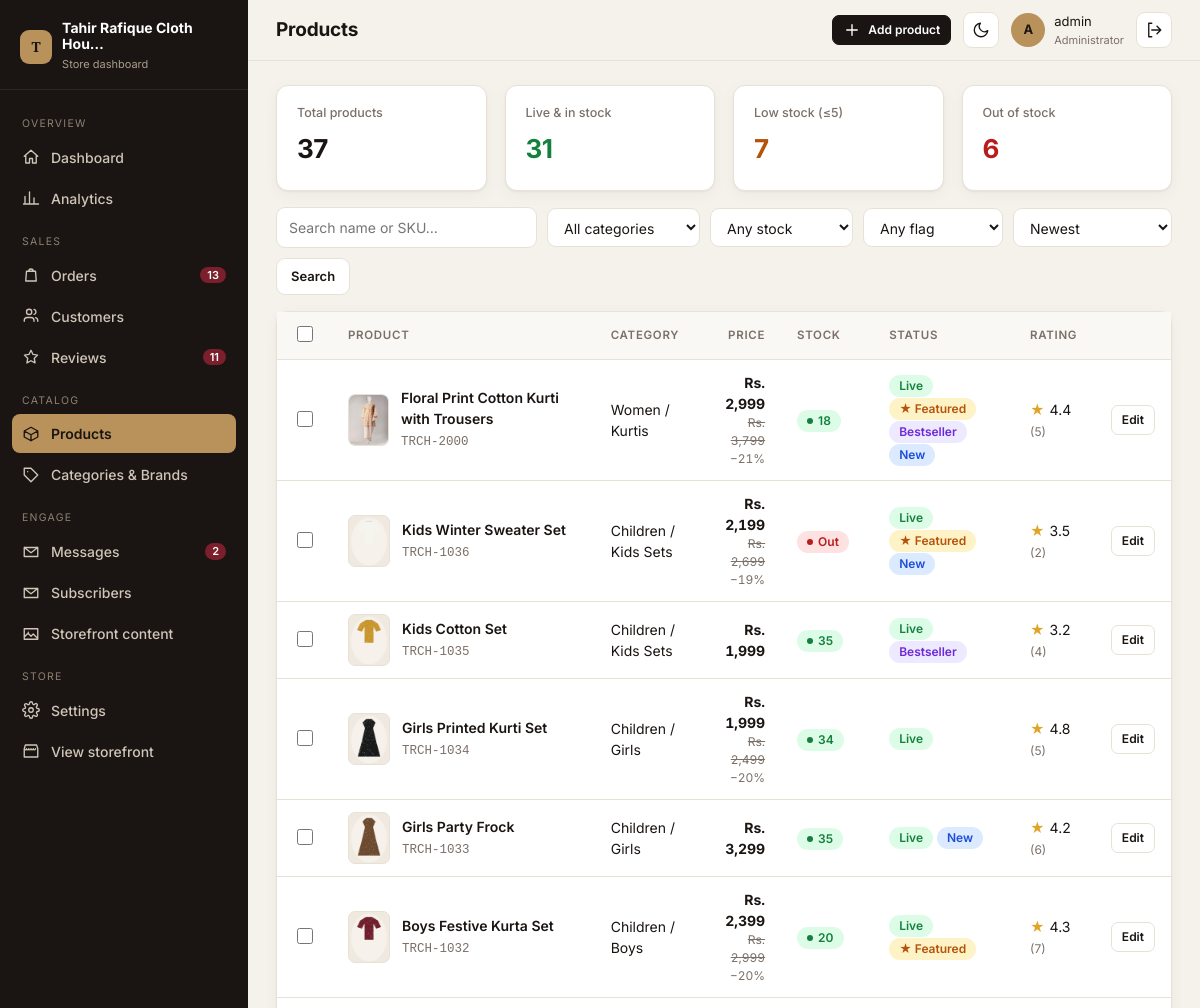
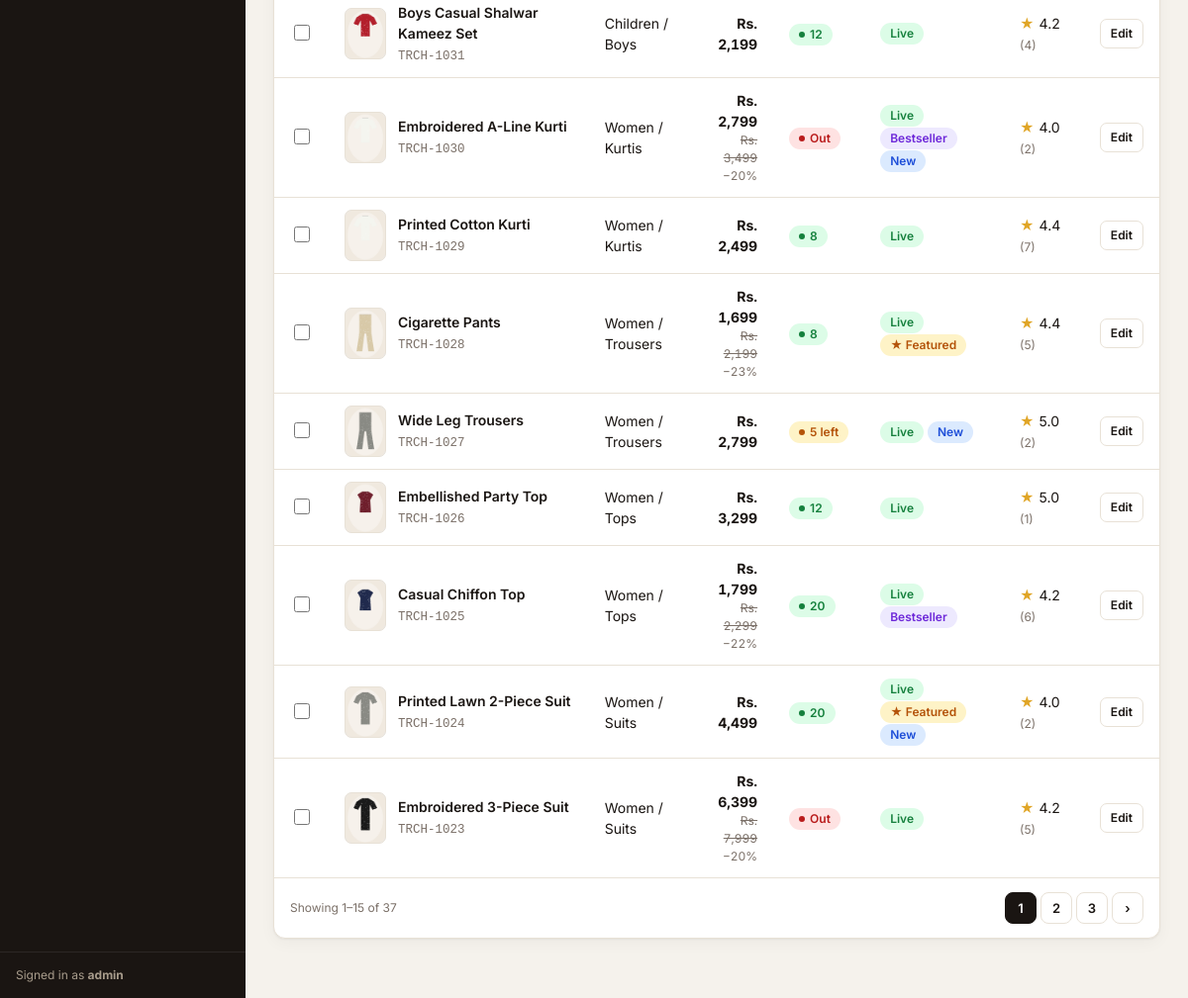
Page /dashboard/products/ (signed in) on the earlier database version (2 pictures, top to bottom).
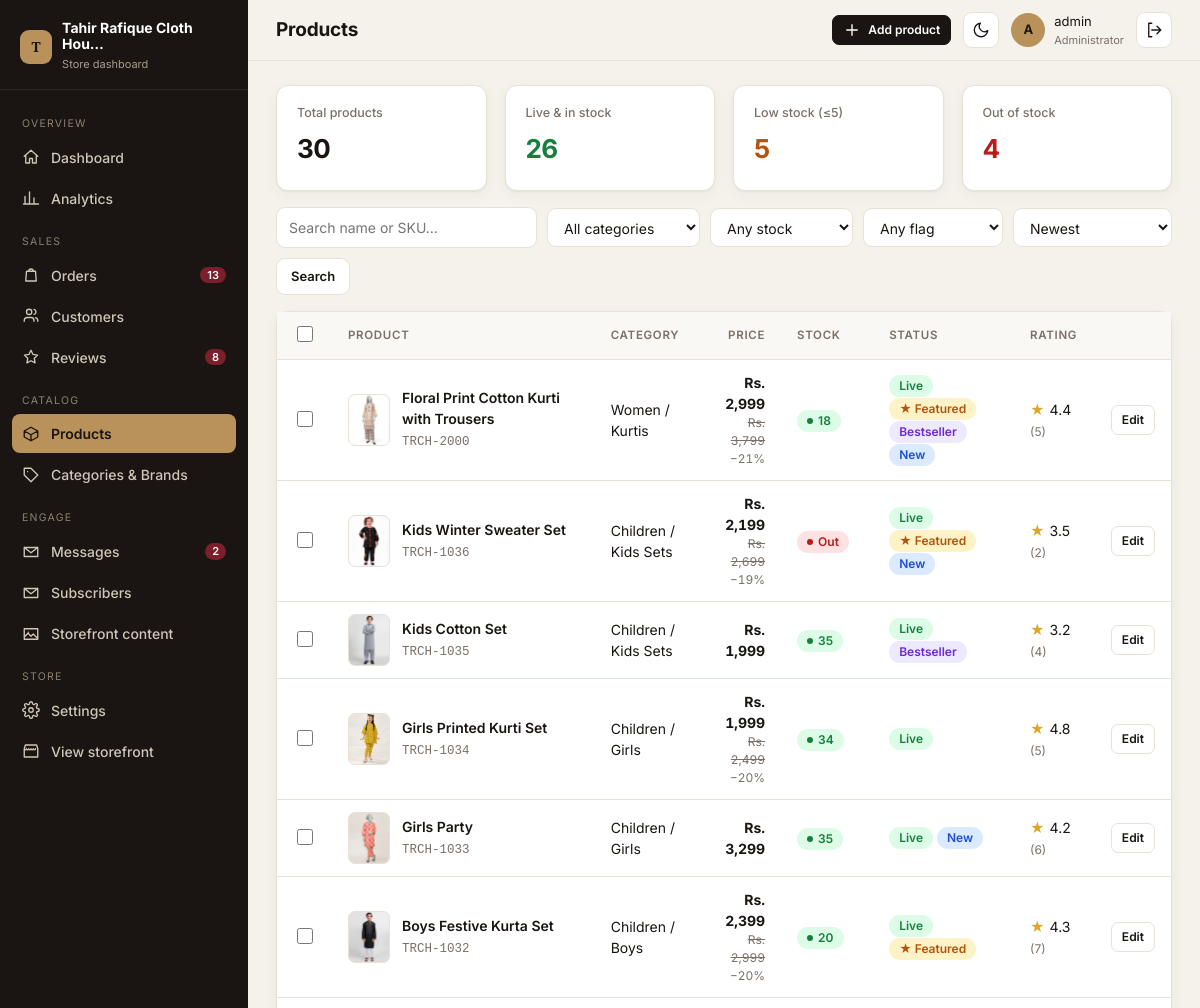
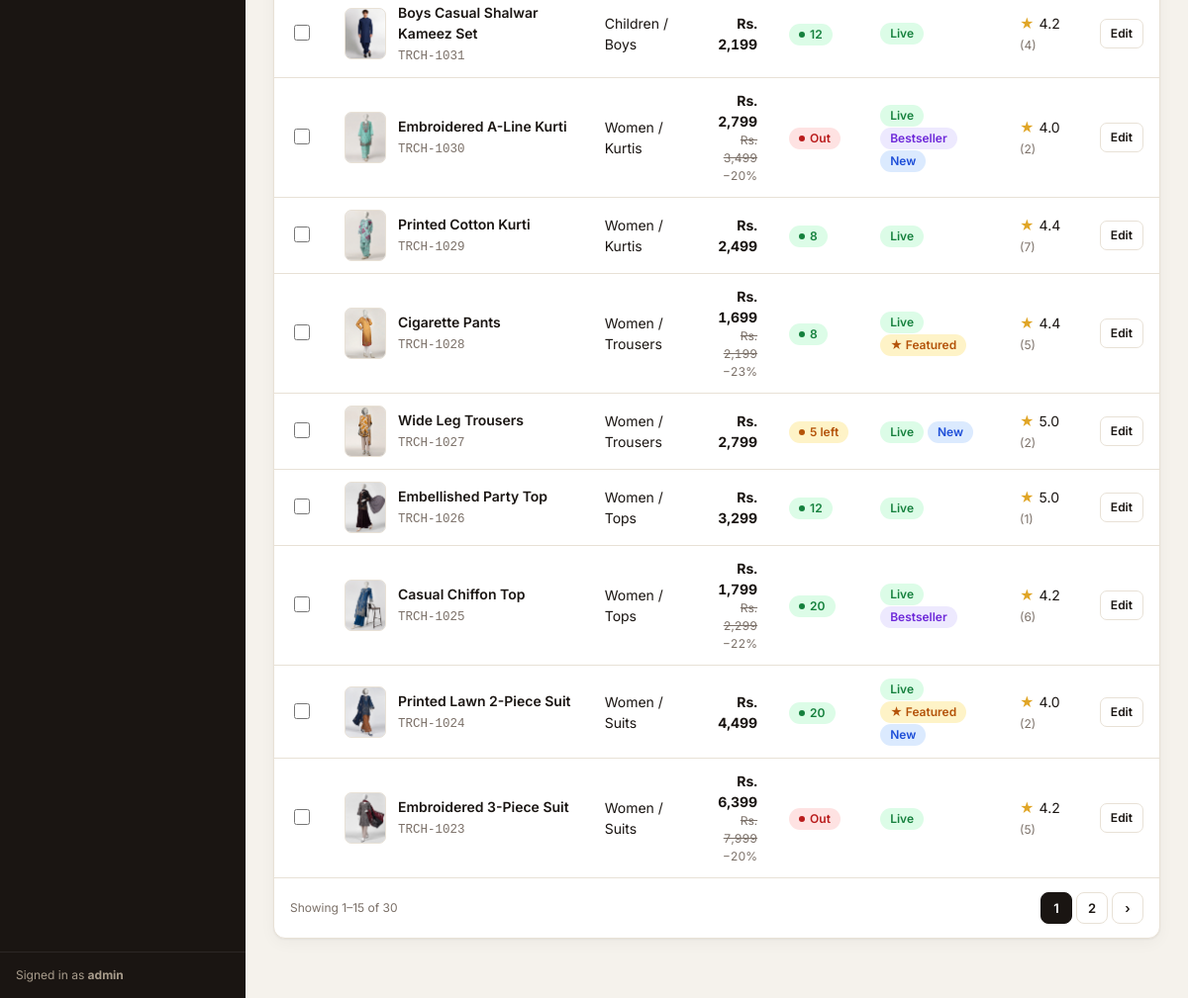
Same page on the later database version (2 pictures, top to bottom).
### apps/products/models.py (models this page shows, shortened)
class Product(models.Model):
    name = models.CharField(max_length=200)
    slug = models.SlugField(max_length=220, unique=True, blank=True)
    sku = models.CharField(max_length=40, unique=True)
    category = models.ForeignKey(Category, related_name='products', on_delete=models.PROTECT)
    brand = models.ForeignKey(Brand, related_name='products', null=True, blank=True,
                               on_delete=models.SET_NULL)
    tags = models.ManyToManyField(Tag, related_name='products', blank=True)
    description = models.TextField()
    short_description = models.CharField(max_length=255, blank=True)
    price = models.DecimalField(max_digits=10, decimal_places=2, validators=[MinValueValidator(0)])
    sale_price = models.DecimalField(max_digits=10, decimal_places=2, null=True, blank=True,
                                      validators=[MinValueValidator(0)])
    stock_quantity = models.PositiveIntegerField(default=0)
    available = models.BooleanField(default=True)
    featured = models.BooleanField(default=False)
    bestseller = models.BooleanField(default=False)
    new_arrival = models.BooleanField(default=False)
    deal_of_day = models.BooleanField(default=False)
    sizes = models.ManyToManyField(Size, related_name='products', blank=True)
    colors = models.ManyToManyField(Color, related_name='products', blank=True)
    material = models.CharField(max_length=200, blank=True, default="Premium fabric blend")
    care_instructions = models.TextField(
        blank=True, default="Machine wash cold with like colors. Do not bleach. Tumble dry low.")
    rating = models.DecimalField(max_digits=2, decimal_places=1, default=Decimal('4.5'),
                                  validators=[MinValueValidator(0), MaxValueValidator(5)])
    review_count = models.PositiveIntegerField(default=0)
    created_at = models.DateTimeField(auto_now_add=True)
    updated_at = models.DateTimeField(auto_now=True)
    class Meta:
        ordering = ['-created_at']
        indexes = [
            models.Index(fields=['slug']),
            models.Index(fields=['sku']),
        ]
    @property
    def is_on_sale(self):
        return self.sale_price is not None and self.sale_price < self.price
    @property
    def discount_percentage(self):
        if self.is_on_sale and self.price > 0:
            return int(round((self.price - self.sale_price) / self.price * 100))
        return 0
    @property
    def primary_image(self):
        img = self.images.filter(is_primary=True).first()
        return img or self.images.first()

class ProductImage(models.Model):
    product = models.ForeignKey(Product, related_name='images', on_delete=models.CASCADE)
    image = models.ImageField(upload_to='products/')
    alt_text = models.CharField(max_length=150, blank=True)
    is_primary = models.BooleanField(default=False)
    order = models.PositiveIntegerField(default=0)
    class Meta:
        ordering = ['order', 'id']

class Category(models.Model):
    name = models.CharField(max_length=100)
    slug = models.SlugField(max_length=120, unique=True, blank=True)
    parent = models.ForeignKey('self', null=True, blank=True, related_name='children',
                                on_delete=models.CASCADE)
    image = models.ImageField(upload_to='categories/', blank=True, null=True)
    description = models.TextField(blank=True)
    order = models.PositiveIntegerField(default=0)
    active = models.BooleanField(default=True)
    class Meta:
        verbose_name_plural = "Categories"
        ordering = ['order', 'name']
    def __str__(self):
        if self.parent:
            return f"{self.parent.name} / {self.name}"
        return self.name

### apps/dashboard/views_catalog.py (the view)
# urls.py: path('products/', vc.products_list, name='products'),
@staff_required
def products_list(request):
    qs = Product.objects.select_related('category', 'category__parent').prefetch_related('images')
    q = request.GET.get('q', '').strip()
    cat = request.GET.get('category', '')
    stock = request.GET.get('stock', '')
    flag = request.GET.get('flag', '')
    if q:
        qs = qs.filter(Q(name__icontains=q) | Q(sku__icontains=q))
    if cat:
        qs = qs.filter(Q(category_id=cat) | Q(category__parent_id=cat))
    if stock == 'low':
        qs = qs.filter(stock_quantity__gt=0, stock_quantity__lte=5)
    elif stock == 'out':
        qs = qs.filter(stock_quantity=0)
    elif stock == 'in':
        qs = qs.filter(stock_quantity__gt=0)
    elif stock == 'hidden':
        qs = qs.filter(available=False)
    if flag in ('featured', 'bestseller', 'new_arrival', 'deal_of_day'):
        qs = qs.filter(**{flag: True})
    sort = request.GET.get('sort', '-created_at')
    if sort not in ('name', '-name', 'price', '-price', 'stock_quantity', '-stock_quantity', '-created_at', '-review_count'):
        sort = '-created_at'
    qs = qs.order_by(sort)
    ctx = {
        'products': paginate(request, qs, 15), 'q': q, 'cat': cat, 'stock': stock, 'flag': flag, 'sort': sort,
        'categories': Category.objects.filter(parent__isnull=True).order_by('order'),
        'stats': {
            'total': Product.objects.count(),
            'live': Product.objects.filter(available=True, stock_quantity__gt=0).count(),
            'low': Product.objects.filter(stock_quantity__gt=0, stock_quantity__lte=5).count(),
            'out': Product.objects.filter(stock_quantity=0).count(),
        },
        'result_count': qs.count(), 'page': 'products',
    }
    return render(request, 'dashboard/products_list.html', ctx)

### apps/cart/context_processors.py (called while the page is built)
def cart(request):
    return {'cart': Cart(request)}

### apps/core/context_processors.py (called while the page is built)
def site_settings(request):
    settings_obj = SiteSettings.load()
    announcement = PromoBanner.objects.filter(active=True).first()
    return {
        'site_settings': settings_obj,
        'announcement_banner': announcement,
    }

### apps/core/models.py (called while the page is built)
    @classmethod
    def load(cls):
        obj, _ = cls.objects.get_or_create(pk=1)
        return obj

### apps/dashboard/context.py (called while the page is built)
def dashboard_counts(request):
    if not request.path.startswith('/dashboard/') or not request.user.is_authenticated:
        return {}
    return {
        'nav_pending_orders': Order.objects.filter(status=Order.STATUS_PENDING).count(),
        'nav_unread_messages': ContactMessage.objects.filter(is_read=False).count(),
        'nav_pending_reviews': Review.objects.filter(approved=False).count(),
    }

### apps/dashboard/helpers.py (called while the page is built)
def paginate(request, items, per_page=20):
    paginator = Paginator(items, per_page)
    return paginator.get_page(request.GET.get('page'))

### apps/dashboard/templatetags/dash_extras.py (called while the page is built)
@register.filter
def money(value):
    try:
        return f"{settings.CURRENCY_SYMBOL} {float(value):,.0f}"
    except (TypeError, ValueError):
        return f"{settings.CURRENCY_SYMBOL} 0"

### templates/dashboard/products_list.html (shortened to what this page needs)
{% extends 'dashboard/base.html' %}{% load dash_extras %}
{% block title %}Products{% endblock %}{% block heading %}Products{% endblock %}
{% block topbar_actions %}<a class="btn primary sm" href="{% url 'dashboard:product_new' %}">{% icon 'plus' %}Add product</a>{% endblock %}
{% block content %}
<div class="grid g-kpi" style="margin-bottom:16px">
  <a class="card kpi" href="?"><div class="l">Total products</div><div class="v">{{ stats.total }}</div></a>
  <a class="card kpi" href="?stock=in"><div class="l">Live &amp; in stock</div><div class="v" style="color:var(--green)">{{ stats.live }}</div></a>
  <a class="card kpi" href="?stock=low"><div class="l">Low stock (≤5)</div><div class="v" style="color:var(--amber)">{{ stats.low }}</div></a>
  <a class="card kpi" href="?stock=out"><div class="l">Out of stock</div><div class="v" style="color:var(--red)">{{ stats.out }}</div></a>
</div>
<form class="filters" method="get">
  <input class="input search" name="q" value="{{ q }}" placeholder="Search name or SKU…">
  <select class="input" name="category" data-autosubmit><option value="">All categories</option></select>
  <select class="input" name="stock" data-autosubmit><option value="">Any stock</option></select>
  <select class="input" name="flag" data-autosubmit><option value="">Any flag</option></select>
  <select class="input" name="sort" data-autosubmit><option value="-created_at" {% if sort == '-created_at' %}selected{% endif %}>Newest</option></select>
  <button class="btn">Search</button>{% if q or cat or stock or flag %}<a class="btn ghost" href="?">Clear</a>{% endif %}
</form>
<div class="card" data-bulk>
  <form method="post" action="{% url 'dashboard:products_bulk' %}">{% csrf_token %}<input type="hidden" name="next" value="{{ request.get_full_path }}">
  <div class="tbl-wrap"><table class="tbl"><thead><tr><th style="width:36px"><input type="checkbox" class="check" data-check-all></th><th>Product</th><th>Category</th><th class="num">Price</th><th>Stock</th><th>Status</th><th>Rating</th><th></th></tr></thead><tbody>
  {% for p in products %}<tr>
    <td><input type="checkbox" class="check" name="ids" value="{{ p.pk }}" data-row-check></td>
    <td><div class="cell-prod">{% with img=p.primary_image %}{% if img %}<img class="thumb" src="{{ img.image.url }}" alt="">{% else %}<div class="thumb"></div>{% endif %}{% endwith %}
      <div><a href="{% url 'dashboard:product_edit' p.pk %}"><b>{{ p.name }}</b></a><span class="muted small mono">{{ p.sku }}</span></div></div></td>
    <td>{{ p.category }}</td>
    <td class="num">{% if p.is_on_sale %}<b>{{ p.sale_price|money }}</b><div class="muted small"><s>{{ p.price|money }}</s> −{{ p.discount_percentage }}%</div>{% else %}<b>{{ p.price|money }}</b>{% endif %}</td>
    <td>{% if p.stock_quantity == 0 %}<span class="pill red">Out</span>{% elif p.stock_quantity <= 5 %}<span class="pill amber">{{ p.stock_quantity }} left</span>{% else %}<span class="pill green">{{ p.stock_quantity }}</span>{% endif %}</td>
    <td>{% if p.available %}<span class="pill green nodot">Live</span>{% else %}<span class="pill gray nodot">Hidden</span>{% endif %}
      {% if p.featured %}<span class="pill amber nodot">★ Featured</span>{% endif %}{% if p.bestseller %} <span class="pill violet nodot">Bestseller</span>{% endif %}{% if p.new_arrival %} <span class="pill blue nodot">New</span>{% endif %}</td>
    <td><span class="stars">★</span> {{ p.rating }} <span class="muted small">({{ p.review_count }})</span></td>
    <td class="num"><a class="btn sm" href="{% url 'dashboard:product_edit' p.pk %}">Edit</a></td></tr>
  {% empty %}<tr><td colspan="8"><div class="empty"><b>No products found</b>Adjust the filters or add a product.</div></td></tr>{% endfor %}
  </tbody></table></div></form>
  {% include 'dashboard/_pager.html' with page_obj=products %}
</div>
{% endblock %}

### templates/dashboard/base.html (shortened to what this page needs)
{% load static dash_extras %}<!DOCTYPE html>
<html lang="en">
<head>
<link rel="stylesheet" href="{% static 'dashboard/dashboard.css' %}">
</head>
<body>
<div class="shell">
  <aside class="sidebar">
    <div class="brand"><div class="brand-mark">T</div><div><b>{{ site_settings.store_name|truncatechars:24 }}</b><small>Store dashboard</small></div></div>
    <nav class="nav">
      <div class="nav-label">Overview</div>
      <a href="{% url 'dashboard:overview' %}" class="{% if page == 'overview' %}active{% endif %}">{% icon 'home' %}Dashboard</a>
      <a href="{% url 'dashboard:analytics' %}" class="{% if page == 'analytics' %}active{% endif %}">{% icon 'chart' %}Analytics</a>
      <div class="nav-label">Sales</div>
      <a href="{% url 'dashboard:orders' %}" class="{% if page == 'orders' %}active{% endif %}">{% icon 'bag' %}Orders{% if nav_pending_orders %}<span class="badge">{{ nav_pending_orders }}</span>{% endif %}</a>
      <a href="{% url 'dashboard:customers' %}" class="{% if page == 'customers' %}active{% endif %}">{% icon 'users' %}Customers</a>
      <a href="{% url 'dashboard:reviews' %}" class="{% if page == 'reviews' %}active{% endif %}">{% icon 'star' %}Reviews{% if nav_pending_reviews %}<span class="badge">{{ nav_pending_reviews }}</span>{% endif %}</a>
      <div class="nav-label">Catalog</div>
      <a href="{% url 'dashboard:products' %}" class="{% if page == 'products' %}active{% endif %}">{% icon 'box' %}Products</a>
      <a href="{% url 'dashboard:crud_list' 'categories' %}" class="{% if page == 'catalog' %}active{% endif %}">{% icon 'tag' %}Categories &amp; Brands</a>
      <div class="nav-label">Engage</div>
      <a href="{% url 'dashboard:messages' %}" class="{% if page == 'messages' %}active{% endif %}">{% icon 'mail' %}Messages{% if nav_unread_messages %}<span class="badge">{{ nav_unread_messages }}</span>{% endif %}</a>
      <a href="{% url 'dashboard:subscribers' %}" class="{% if page == 'subscribers' %}active{% endif %}">{% icon 'mail' %}Subscribers</a>
      <a href="{% url 'dashboard:crud_list' 'hero' %}" class="{% if page == 'content' %}active{% endif %}">{% icon 'image' %}Storefront content</a>
      <div class="nav-label">Store</div>
      <a href="{% url 'dashboard:settings' %}" class="{% if page == 'settings' %}active{% endif %}">{% icon 'cog' %}Settings</a>
      <a href="{% url 'pages:home' %}" target="_blank">{% icon 'store' %}View storefront</a>
    </nav>
    <div class="side-foot">Signed in as <b>{{ request.user.username }}</b></div>
  </aside>
  <div class="main">
    <header class="topbar">
      <h1>{% block heading %}{% endblock %}</h1>
      {% block topbar_actions %}{% endblock %}
      <button class="iconbtn" data-action="theme" title="Toggle dark mode">{% icon 'moon' %}</button>
      <div class="userbox"><div class="avatar">{{ request.user.username|slice:":1"|upper }}</div><div>{{ request.user.get_full_name|default:request.user.username }}<small>Administrator</small></div></div>
      <form method="post" action="{% url 'dashboard:logout' %}">{% csrf_token %}<button class="iconbtn" title="Sign out">{% icon 'out' %}</button></form>
    </header>
    <div class="content">
      {% block content %}{% endblock %}
    </div>
  </div>
</div>
</body>
</html>

Differences in the rows shown:
changed Product "Floral Print Cotton Kurti with Trousers": primary_image.image: a different picture
changed Product "Kids Winter Sweater Set": primary_image.image: a different picture
changed Product "Kids Cotton Set": primary_image.image: a different picture
changed Product "Girls Printed Kurti Set": primary_image.image: a different picture
changed Product "TRCH-1033": primary_image.image: a different picture; name "Girls Party Frock" → "Girls Party"
changed Product "Boys Festive Kurta Set": primary_image.image: a different picture
changed Product "Boys Casual Shalwar Kameez Set": primary_image.image: a different picture
changed Product "Embroidered A-Line Kurti": primary_image.image: a different picture
changed Product "Printed Cotton Kurti": primary_image.image: a different picture
changed Product "Cigarette Pants": primary_image.image: a different picture
changed Product "Wide Leg Trousers": primary_image.image: a different picture
changed Product "Embellished Party Top": primary_image.image: a different picture
changed Product "Casual Chiffon Top": primary_image.image: a different picture
changed Product "Printed Lawn 2-Piece Suit": primary_image.image: a different picture
changed Product "Embroidered 3-Piece Suit": primary_image.image: a different picture
Other differences:
{{ nav_pending_reviews }}: "11" → "8"
{{ stats.total }}: "37" → "30"
{{ stats.live }}: "31" → "26"
{{ stats.low }}: "7" → "5"
{{ stats.out }}: "6" → "4"
{{ page_obj.paginator.count }}: "37" → "30"
list line gone: "3"
